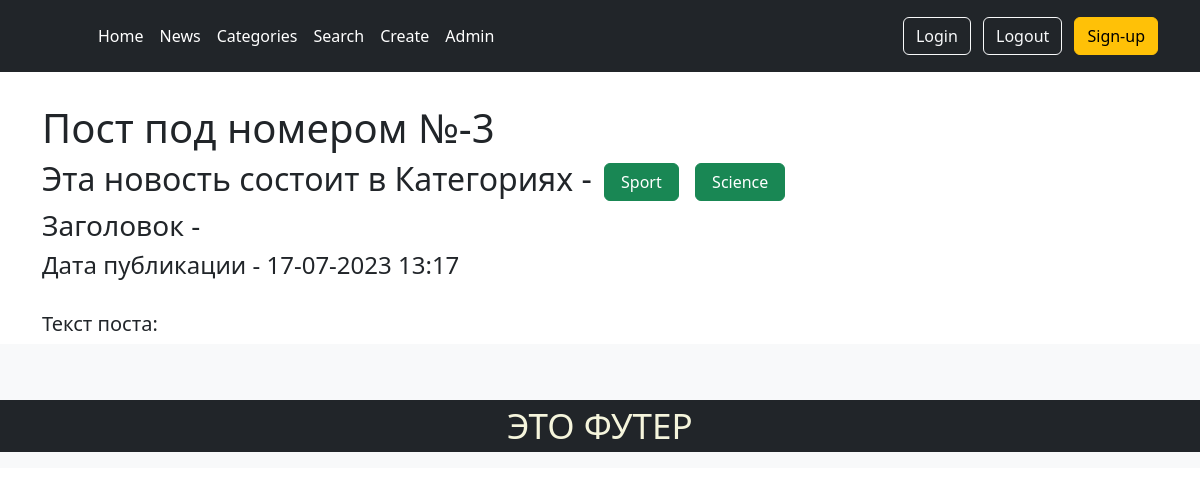
/news/3/, run on the app's committed database.
### news/models.py (models this page shows, shortened)
class Post(models.Model):
    author = models.ForeignKey(Author, on_delete=models.CASCADE)
    NEWS = 'NW'
    ARTICLE = 'AR'
    CATEGORY_CHOICES = (
        (NEWS, 'Новость'),
        (ARTICLE, 'Статья'),
    )
    categoryType = models.CharField(
        max_length=2, choices=CATEGORY_CHOICES, default=ARTICLE)
    dateCreation = models.DateTimeField(auto_now_add=True)
    postCategory = models.ManyToManyField(Category, through='PostCategory')
    title = models.CharField(max_length=128)
    text = models.TextField()
    rating = models.SmallIntegerField(default=0)

class Category(models.Model):
    name = models.CharField(max_length=64, unique=True)
    subscribers = models.ManyToManyField(User, blank=True)
    def __str__(self) -> str:
        return self.name

### news/views.py (the view)
# urls.py: path('<int:pk>/', PostDetail.as_view(), name='first_post_detail'),
class PostDetail(DetailView):
    model = Post
    template_name = 'news/post_detail_one.html'
    context_object_name = 'onepost'
    def get_object(self, *args, **kwargs):
        obj = cache.get(f'post-{self.kwargs["pk"]}', None)
        if not obj:
            obj = super().get_object(queryset=self.queryset)
            cache.set(f'post-{self.kwargs["pk"]}', obj)
        return obj

### news/templatetags/custom_filters.py (called while the page is built)
@register.filter(name='censor')
def censor(value):
    custom_badwords = ['нехорошие слова']
    profanity.add_censor_words(custom_badwords)
    censored = profanity.censor(value, '*$')
    return censored

### news/templates/news/post_detail_one.html (shortened to what this page needs)
{% extends 'layout/default.html' %}
{%load custom_filters%}
{% block content %}
<br>
<h1> Пост под номером №-{{ onepost.pk }}</h1>
<h2> Эта новость состоит в Категориях - {%for i in onepost.postCategory.all%}
                     <a class="btn btn-success mx-1 px-3 text-white" href="{% url 'news:category_detail' i.id %}">{{i}}</a>
                 {%endfor%}</h2>
<h3> Заголовок - {{ onepost.title|censor }}</h3>
<h4> Дата публикации - {{ onepost.dateCreation|date:'d-m-Y H:i' }}</h4>
<br>
<h5>Текст поста:</h5>{{ onepost.text|censor }}
{% endblock content %}

### data on the page
Post: pk "3", dateCreation "17-07-2023 13:17"
Category: name "Sport"
Category: name "Science"
